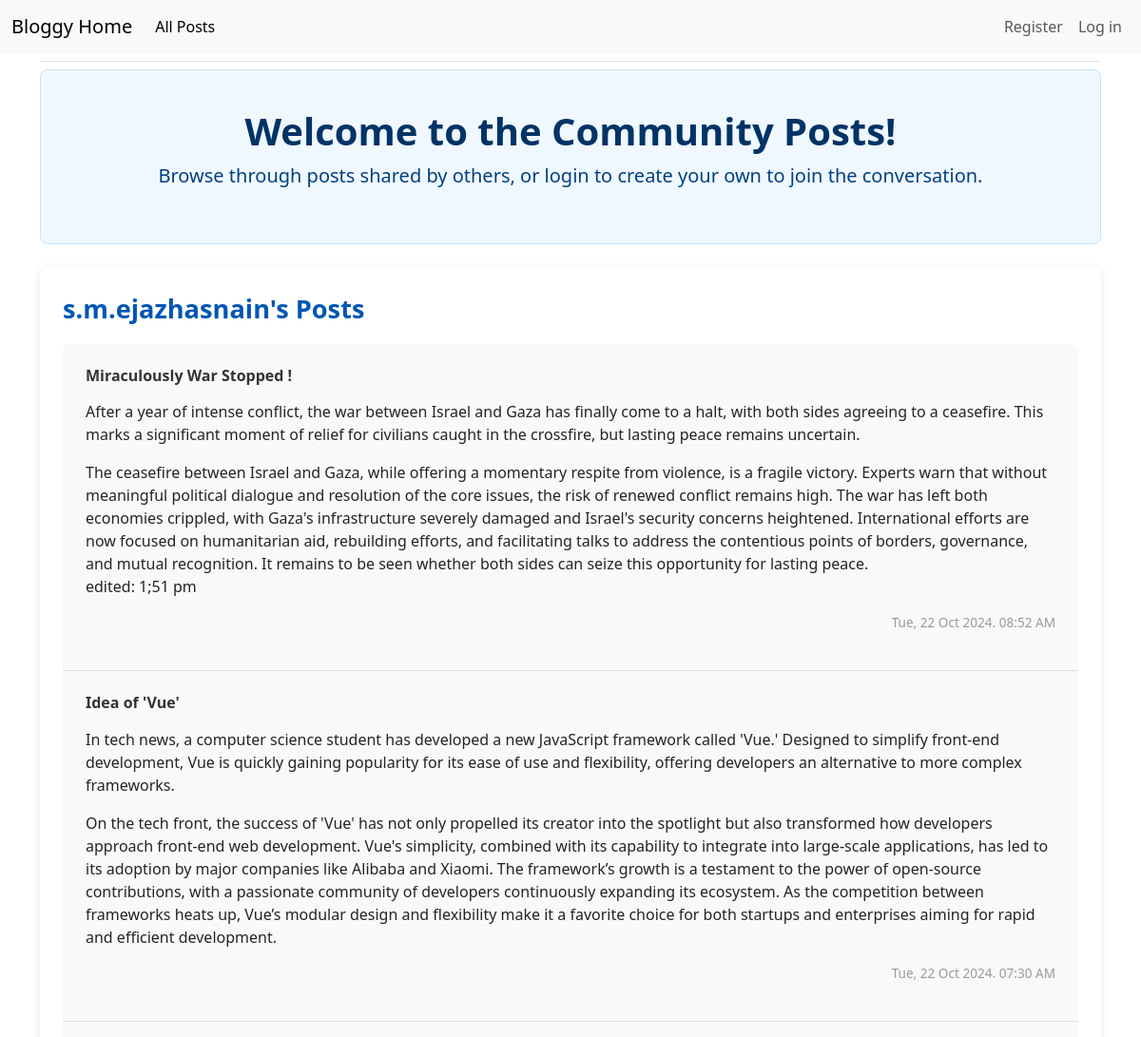
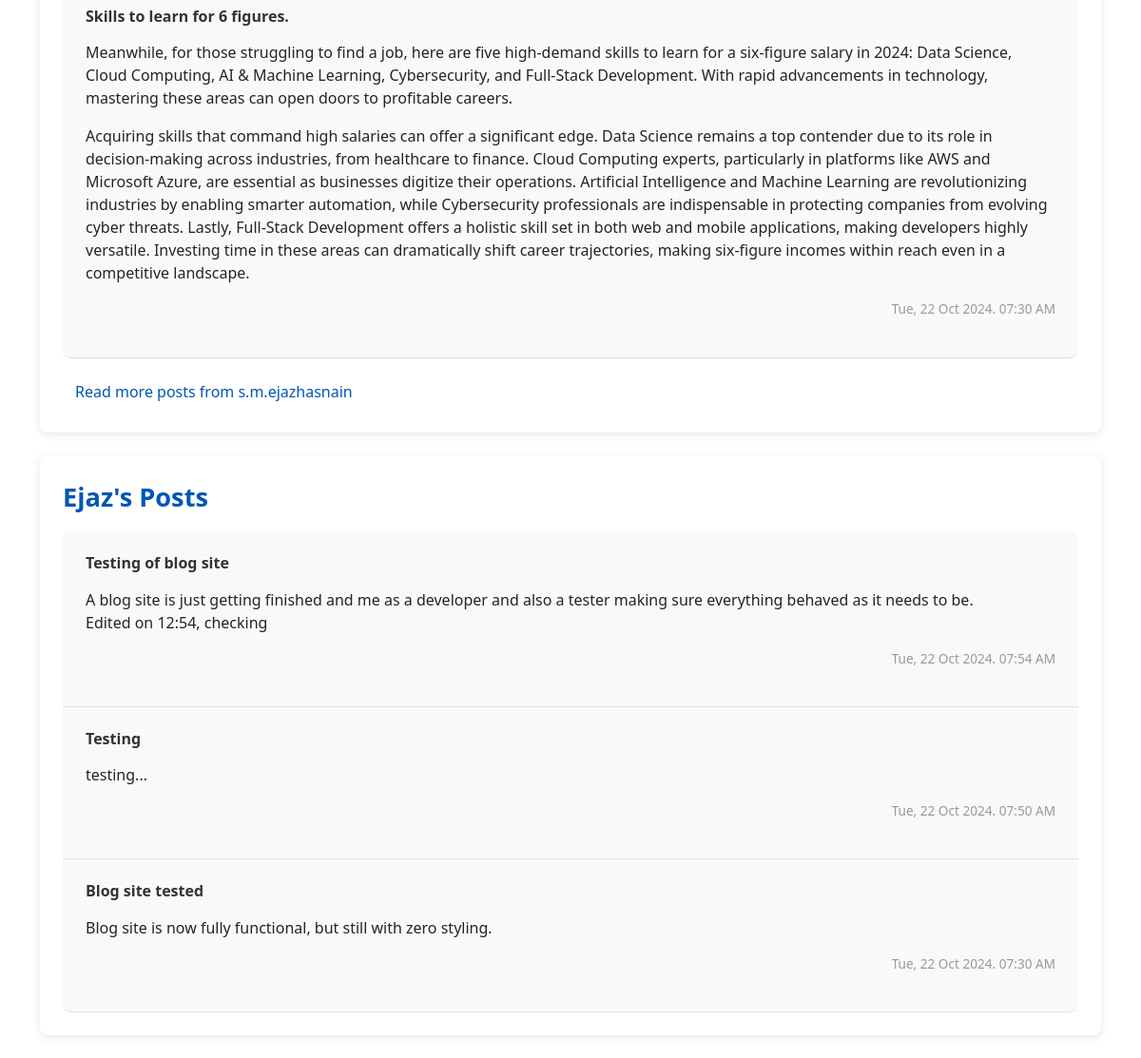
/posts/, run on an earlier commit of the app's database (2 pictures, top to bottom).
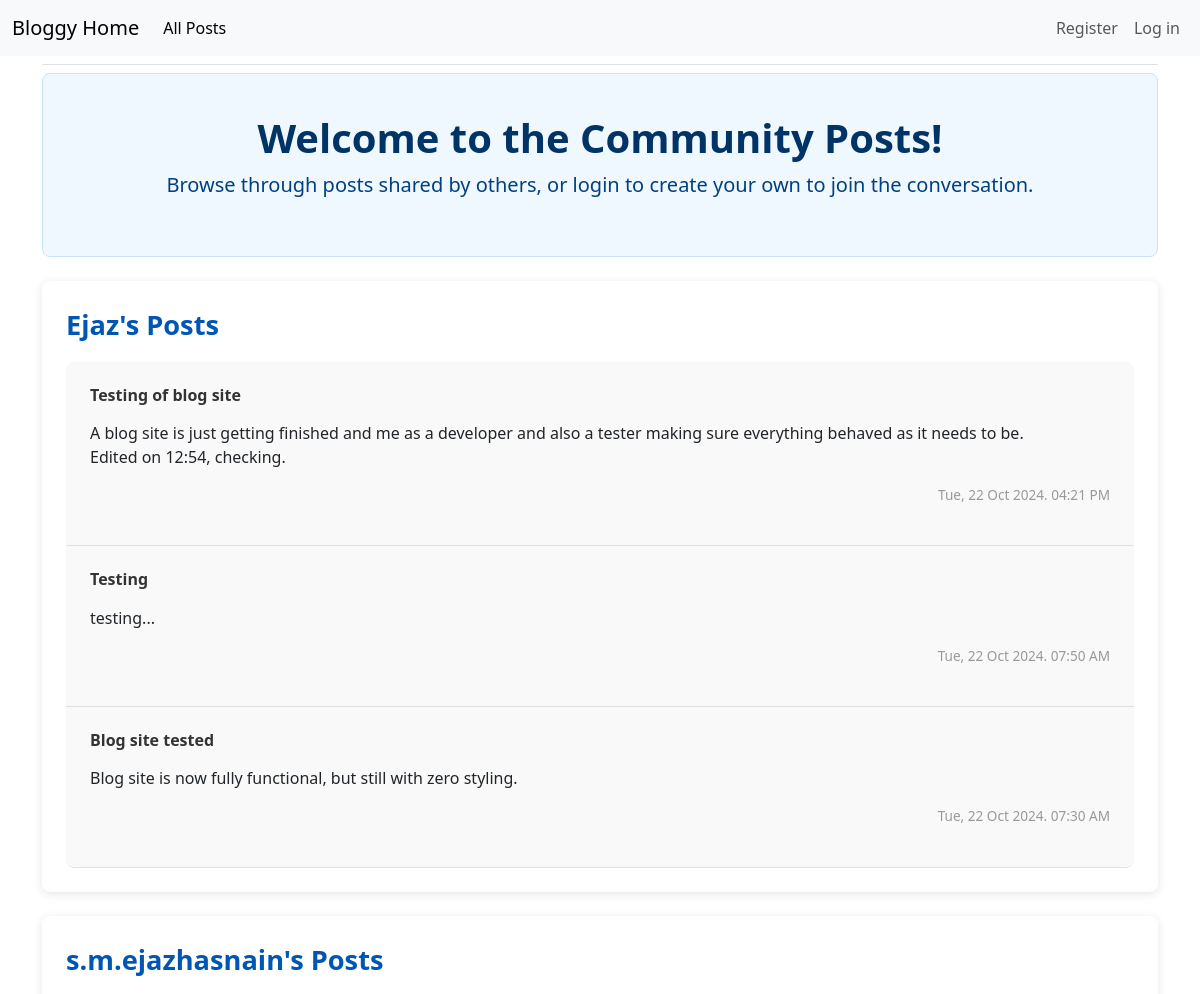
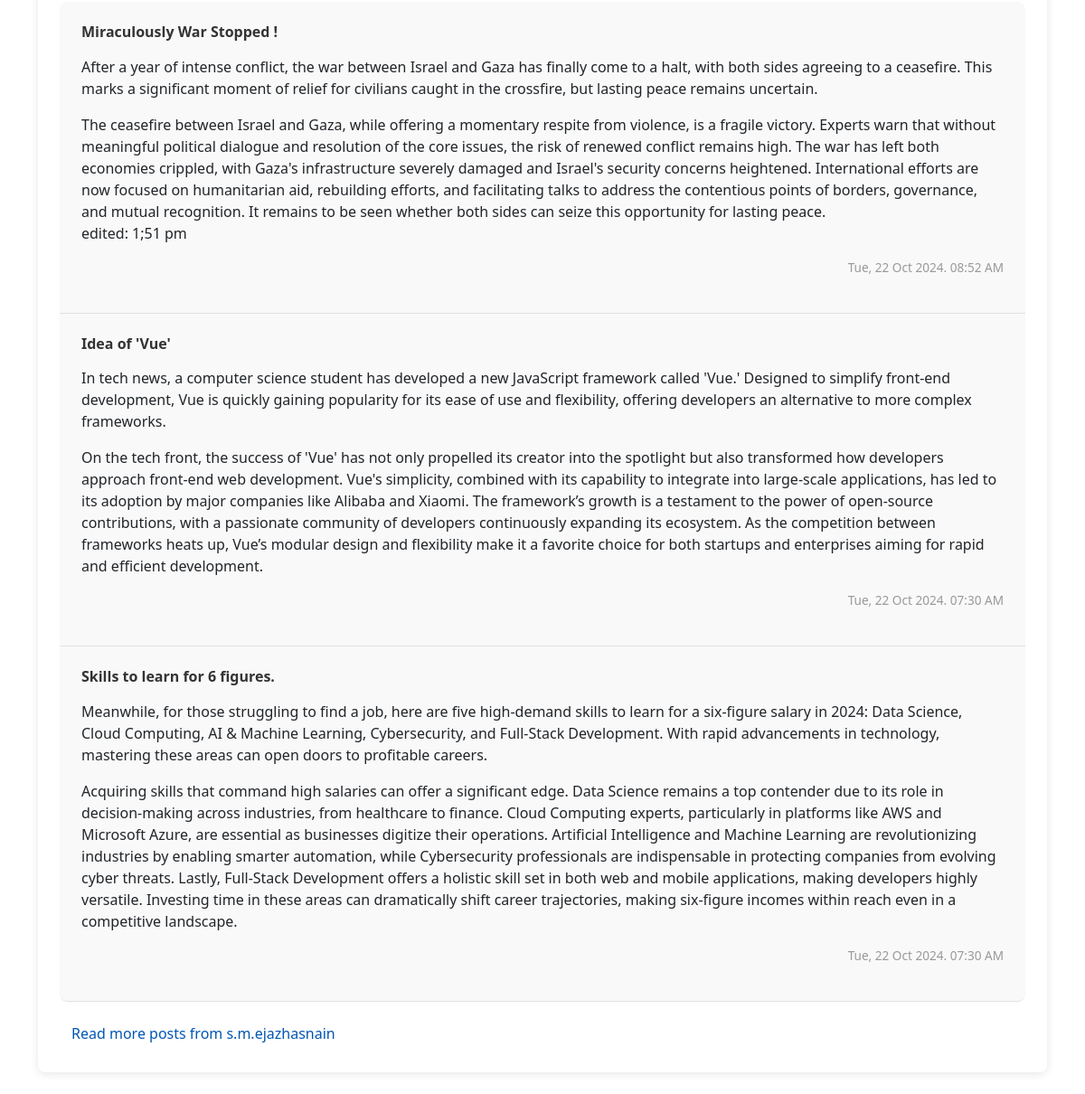
And on a later commit of the database (2 pictures, top to bottom).
### blogs/models.py (models this page shows, shortened)
class blog_post(models.Model): # if forgot models.Model then app won't makemigrations.
    f_key=models.ForeignKey(blog_name,on_delete=models.CASCADE)
    post_name=models.CharField(max_length=150)
    post=models.TextField()
    post_date=models.DateTimeField(auto_now_add=True)

### blogs/views.py (the view)
# urls.py: path('posts/',views.posts,name='posts'),
def posts(request):
    posts_by_author = {}
    if request.user.is_authenticated:
        user_posts = blog_post.objects.filter(f_key__user=request.user).order_by('-post_date')
        other_posts = blog_post.objects.exclude(f_key__user=request.user).order_by('-post_date')
        all_posts = list(user_posts) + list(other_posts)
    else:
        all_posts = blog_post.objects.select_related('f_key').order_by('-post_date')
    for post in all_posts:
        author = post.f_key.user.username
        if author not in posts_by_author:
            posts_by_author[author] = []
        if len(posts_by_author[author]) < 3:
            posts_by_author[author].append(post)
    authors_with_more_posts = (
        blog_post.objects.values_list('f_key__user__username',flat=True)
        .annotate(post_count=Count('id'))
        .filter(post_count__gt=3)
    )
    context = {
        'posts_by_author': posts_by_author,
        'authors_with_more_posts': list(authors_with_more_posts),
        'owner':request.user
    }
    return render(request, 'blogs/posts.html', context)

### blogs/templates/blogs/posts.html (shortened to what this page needs)
{% extends "blogs/base.html" %}
{% load django_bootstrap5 %}
{% block content %}
<div class="p-3 mb-4" style="background-color: #f0f8ff; border: 1px solid #c4e3ff; border-radius: .5rem;">
    <div class="container-fluid text-center py-4">
        <h5 class="display-6 fw-bold" style="color: #003366;">Welcome to the Community Posts!</h5>
        <p class="lead" style="color: #004080;">Browse through posts shared by others, or login to create your own to
            join the conversation.</p>
    </div>
</div>
{% for author, posts in posts_by_author.items %}
<div class="mb-4"
    style="padding: 1.5rem; background-color: #ffffff; border-radius: 0.5rem; box-shadow: 0 2px 10px rgba(0, 0, 0, 0.1);">
    <span class="fw-bold" style="font-size: 1.7rem; color: #0056b3;">{{ author }}'s Posts</span>
    <ul class="list-group" style="border-radius: 0.5rem; overflow: hidden; margin-top: 1rem;">
        {% for post in posts %}
        <li class="list-group-item"
            style="border: none; background-color: #f9f9f9; padding: 1.5rem; border-bottom: 1px solid #e0e0e0;">
            <h6 class="fw-bold" style="color: #333; margin-bottom: 0.5rem;">{{ post.post_name }}</h6>
            <p style="color: #555; line-height: 1.6;">{{ post.post|linebreaks }}</p>
            <p style="float:right; font-size: 0.85rem; color: #999;">{{ post.post_date|date:'D, d M Y. h:i A' }}</p>
        </li>
        {% endfor %}
    </ul>
    {% if author in authors_with_more_posts %}
    <div class="mt-3">
        <a href="{% url 'blogs:user_posts' author %}" class="btn btn-link"
            style="color: #0056b3; text-decoration: none; font-weight: 500; transition: color 0.3s;">
            Read more posts from {{ author }}
        </a>
    </div>
    {% endif %}
</div>
{% endfor %}
{% endblock content %}

What changed in the data, as far as the page shows it:
changed blog_post "Testing of blog site": post "A blog site is just getting finished and me as a developer and also a tester making sure everything behaved as it needs to be. Edited on 12:54, checking" → "A blog site is just getting finished and me as a developer and also a tester making sure everything behaved as it needs to be. Edited on 12:54, checking."; post_date "Tue, 22 Oct 2024. 07:54 AM" → "Tue, 22 Oct 2024. 04:21 PM"; moves up the list
